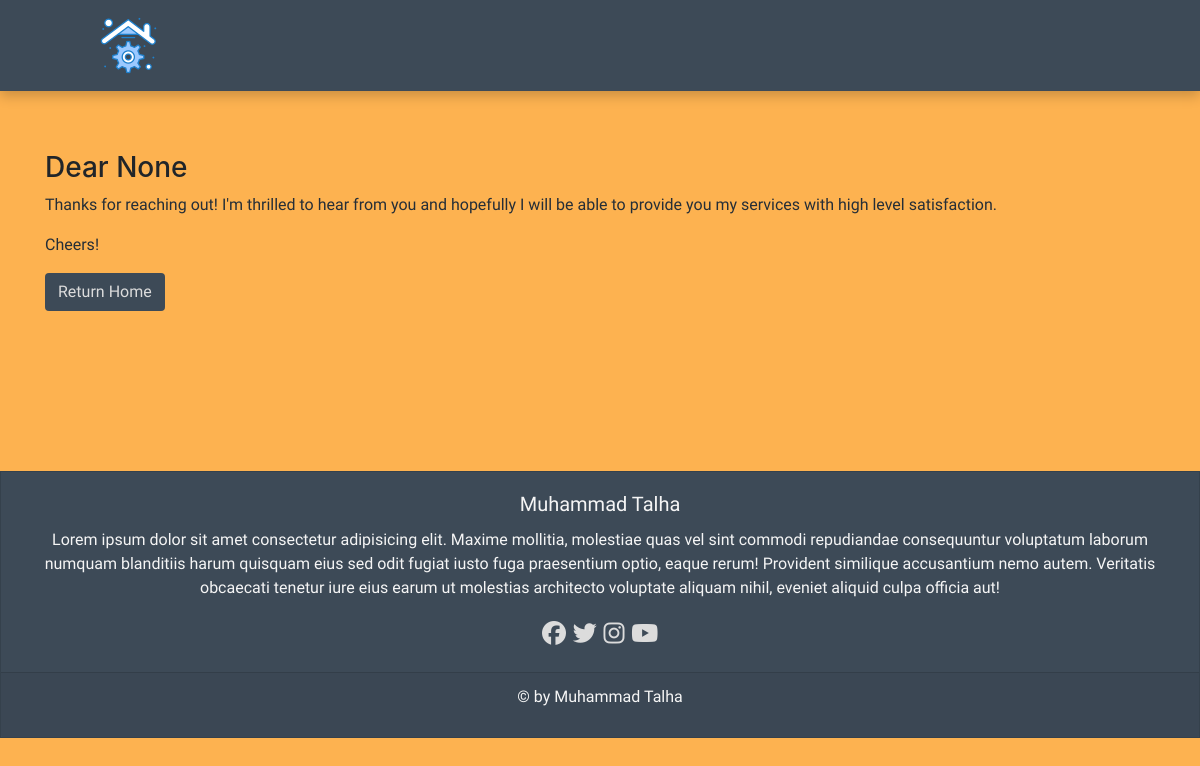
/thankyou/, run on the app's committed database.
### core/models.py (models this page shows, shortened)
class Main(models.Model):
    name = models.CharField(max_length=200, blank=True, null=True)
    text1 = models.CharField(max_length=200, blank=True, null=True)
    text2 = models.CharField(max_length=200, blank=True, null=True)
    text3 = models.CharField(max_length=200, blank=True, null=True)
    text4 = models.CharField(max_length=200, blank=True, null=True)
    homeimage = models.ImageField(blank=True, null=True)
    image1 = models.ImageField(blank=True, null=True)
    link = models.URLField(max_length=200, blank=True, null=True)
    button1 = models.CharField(max_length=200, blank=True, null=True)
    link1 = models.URLField(max_length=200, blank=True, null=True)
    button2 = models.CharField(max_length=200, blank=True, null=True)
    link2 = models.URLField(max_length=200, blank=True, null=True)

class Footer(models.Model):
    name = models.CharField(max_length=200, blank=True, null=True)
    paragraph = models.TextField(blank=True, null=True)
    copyright = models.CharField(max_length=200, blank=True, null=True)

### core/views.py (the view)
# urls.py: path("thankyou/", views.thankyou, name="thankyou"),
def thankyou(request):
    if request.method=='GET':
        name=request.GET.get('nam')
    context = {
        'links': Link.objects.all(),
        'main': Main.objects.get(id=1),
        'sender': name,
        'footer': Footer.objects.get(id=1)
    }
    return render(request, 'thankyou.html', context)

### core/templates/thankyou.html
{% extends 'layout.html' %}
{% block content %}
    <div class="container" style="height: 260px;">
        <h3>Dear {{ sender }}</h3>
        <p style="word-wrap: break-word;">Thanks for reaching out! I'm thrilled to hear from you and hopefully I will be able to provide you my services with high level satisfaction.</p>
        <p>Cheers!</p>
        <button class="btn blackish" onclick="window.location.href='{{ main.link }}'">Return Home</button>
    </div>
{% endblock %}

### core/templates/layout.html (shortened to what this page needs)
<!DOCTYPE html>
{% load static %}
<html lang="en">
<head>
    <link rel="stylesheet" href="https://stackpath.bootstrapcdn.com/bootstrap/4.4.1/css/bootstrap.min.css">
    <link rel="stylesheet" href="{% static 'style.css'%}">
    <link rel="stylesheet" href="https://cdnjs.cloudflare.com/ajax/libs/font-awesome/4.7.0/css/font-awesome.min.css">
</head>
<body>
    <nav class="navbar navbar-expand-lg">
        <a href="{{ main.link }}">
            <img class="navbar-brand" src="{{ main.homeimage.url }}" onclick="window.location.href=''" alt="">
        </a>
    </nav>
    {% block content %}
    {% endblock %}
    <footer>
        <div class="card text-center" style="border-radius: 0;">
            <div class="card-body">
                <h5 class="card-title">{{ footer.name }}</h5>
                <p style="text-align: center;" class="card-text">{{ footer.paragraph }}</p>
                <div style="font-size: x-large;" class="social-icons">
                    <a href="#"><i class="fab fa-facebook-f"></i></a>
                    <a href="#"><i class="fab fa-twitter"></i></a>
                    <a href="#"><i class="fab fa-instagram"></i></a>
                    <a href="#"><i class="fab fa-youtube"></i></a>
                </div>
            </div>
            <div class="card-footer text-muted">
                <p style="text-align: center;" class="copyright">&copy; by {{ footer.copyright }}</p>
            </div>
        </div>
    </footer>
</body>
</html>

### static/style.css (style rules this page uses)
* { box-sizing: border-box; }
body { background-color:rgb(253, 178, 80); margin:0px; padding:0px; }
nav img { cursor: pointer; }
.navbar { background-color:rgb(61, 74, 87); padding: .5rem 6rem; width: 100%; box-shadow:0px 5px 12px rgba(0,0,0,0.2); }
a { color: Gainsboro; text-align: center; }
.blackish { background-color: rgb(61, 74, 87); color: Gainsboro; transition: 0.5s ease; }
.card { background-color: rgb(61, 74, 87); }
h1, h4, p { color: rgb(37, 46, 55); }
.card h5, .card h4, .card p { color: whitesmoke; }
.container { margin: 5% auto; }
p { text-align: justify; text-justify: inter-word; }
h4, h5 { font-family: 'Elsie', cursive; }
p, button { font-family: 'Philosopher', sans-serif; }

### data on the page
Main: homeimage (picture)
Footer: name "Muhammad Talha", paragraph "Lorem ipsum dolor sit amet consectetur adipisicing elit. Maxime mollitia, molestiae quas vel sint commodi repudiandae consequuntur voluptatum laborum numquam blanditiis harum quisquam eius sed odit fugiat iusto fuga praesentium optio, eaque rerum! Provident similique accusantium nemo autem. Veritatis obcaecati tenetur iure eius earum ut molestias architecto voluptate aliquam nihil, eveniet aliquid culpa officia aut!", copyright "Muhammad Talha"

### other printed values
{{ sender }} "None"
